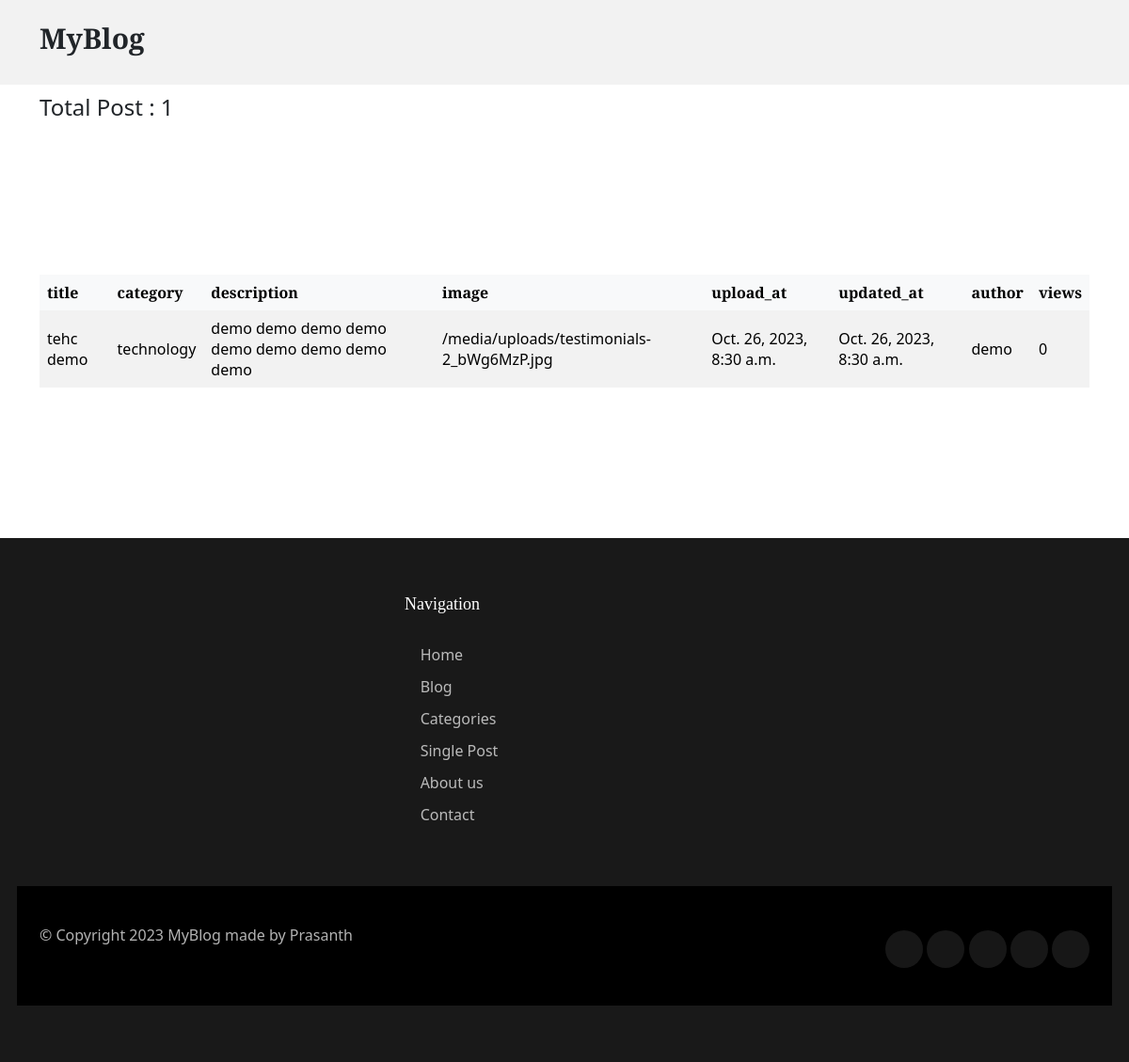
The page /account/post-details/2 on the database its author committed.
### myblogapp/models.py (models this page shows, shortened)
class BlogUploader(models.Model):
    title = models.CharField(max_length=400)
    category = models.ForeignKey(BlogCategory, on_delete=models.CASCADE)
    slug = models.SlugField(max_length=200, default=None)
    description = RichTextUploadingField()
    image = models.ImageField(upload_to="uploads/",
                              default=None, null=True, blank=True)
    upload_at = models.DateTimeField(auto_now_add=True)
    updated_at = models.DateTimeField(auto_now=True)
    author = models.ForeignKey(CustomUser, on_delete=models.CASCADE)
    views = models.PositiveIntegerField(default=0)

class BlogCategory(models.Model):
    category = models.CharField(max_length=400)
    slug = models.SlugField(max_length=200, default="others")
    def __str__(self):
        return self.category

### authUser/models.py (models this page shows)
class CustomUser(AbstractUser):
    email = models.EmailField(unique=True, max_length=200)
    number = models.IntegerField(default=None, null=True, blank=True)
    is_admin = models.BooleanField(default=False)
    USER_CHOICES = [("Normal User", "User Mode"),
                    ("Content Creator", "Creator Mode")]
    user_choice = models.CharField(max_length=40, choices=USER_CHOICES)

### authUser/views.py (the view)
# urls.py: path("post-details/<int:pk>", views.PostDetails.as_view(), name="postdetails"),
class PostDetails(DetailView):
    template_name = "html/userauth/post-details.html"
    model = BlogUploader
    context_object_name = "posts"
    def get_context_data(self, **kwargs):
        context = super().get_context_data(**kwargs)
        getId = self.kwargs.get("pk")
        customUser = get_object_or_404(CustomUser, id=getId)
        postdetails = BlogUploader.objects.filter(author=customUser)
        context["postDetails"] = postdetails
        return context

### templates/html/userauth/post-details.html (shortened to what this page needs)
{% extends 'html/base.html' %} {% block content %}
<div class="container mt-5">
  <div class="row mt-5">
    <div class="col-lg-6 mt-5">
      <p class="fs-4">Total Post : {{postDetails | length}}</p>
    </div>
  </div>
</div>
<div class="container my-5">
  <div class="row g-2 my-5">
    <div class="my-5">
      <div class="table-responsive my-5">
        <table
          class="table table-striped table-hover table-borderless align-middle">
          <thead class="table-light">
            <tr>
              <th>title</th>
              <th>category</th>
              <th>description</th>
              <th>image</th>
              <th>upload_at</th>
              <th>updated_at</th>
              <th>author</th>
              <th>views</th>
            </tr>
          </thead>
          <tbody class="table-group-divider">
            {% for post in postDetails %}
            <tr class="">
              <td>{{ post.title }}</td>
              <td>{{ post.category }}</td>
              <td>{{ post.description | truncatewords:10 }}</td>
              <td>{{ post.image.url }}</td>
              <td>{{ post.upload_at }}</td>
              <td>{{ post.updated_at }}</td>
              <td>{{ post.author }}</td>
              <td>{{ post.views }}</td>
            </tr>
            {% endfor %}
          </tbody>
        </table>
      </div>
    </div>
  </div>
</div>
{% endblock %}

### static/assets/css/variables.css (style rules this page uses)
:root { --font-default: 'EB Garamond', system-ui, -apple-system, "Segoe UI", Roboto, "Helvetica Neue", Arial, "Noto Sans", "Liberation Sans", sans-serif, "Apple Color Emoji", "Segoe UI Emoji", "Segoe UI Symbol", "Noto Color Emoji"; --font-primary: 'EB Garamond', serif; --font-secondary: 'Inter', sans-serif; --color-default: #212529; --color-default-rgb: 33, 37, 41; --color-links: #212529; --color-links-hover: #15171a; --color-primary: #212529; --color-primary-light: #26282c; --color-primary-dark: #0b0c0e; --color-primary-rgb: 33, 37, 41; --color-primary-light-rgb: 38, 40, 44; --color-primary-dark-rgb: 11, 12, 14; --color-secondary: #596d80; --color-secondary-light: #8498aa; --color-secondary-dark: #404f5c; --color-secondary-rgb: 89, 109, 128; --color-secondary-light-rgb: 132, 152, 170; --color-secondary-dark-rgb: 64, 79, 92; --color-blue: #0d6efd; --color-blue-rgb: 13, 110, 253; --color-indigo: #6610f2; --color-indigo-rgb: 102, 16, 242; --color-purple: #6f42c1; --color-purple-rgb: 111, 66, 193; --color-pink: #f3268c; --color-pink-rgb: 243, 38, 140; --color-red: #df1529; --color-red-rgb: 223, 21, 4; --color-orange: #fd7e14; --color-orange-rgb: 253, 126, 20; --color-yellow: #ffc107; --color-yellow-rgb: 255, 193, 7; --color-green: #059652; --color-green-rgb: 5, 150, 82; --color-teal: #20c997; --color-teal-rgb: 32, 201, 151; --color-cyan: #0dcaf0; --color-cyan-rgb: 13, 202, 240; --color-white: #ffffff; --color-white-rgb: 255, 255, 255; --color-gray: #6c757d; --color-gray-rgb: 108, 117, 125; --color-black: #000000; --color-black-rgb: 0, 0, 0; }
:root { --bs-blue: var(--color-blue); --bs-indigo: var(--color-indigo); --bs-purple: var(--color-purple); --bs-pink: var(--color-pink); --bs-red: var(--color-red); --bs-orange: var(--color-orange); --bs-yellow: var(--color-yellow); --bs-green: var(--color-green); --bs-teal: var(--color-teal); --bs-cyan: var(--color-cyan); --bs-white: var(--color-white); --bs-gray: var(--color-gray); --bs-gray-dark: #343a40; --bs-gray-100: #f8f9fa; --bs-gray-200: #e9ecef; --bs-gray-300: #dee2e6; --bs-gray-400: #ced4da; --bs-gray-500: #adb5bd; --bs-gray-600: #6c757d; --bs-gray-700: #495057; --bs-gray-800: #343a40; --bs-gray-900: #212529; --bs-primary: var(--color-blue); --bs-secondary: var(--color-blue); --bs-success: #198754; --bs-info: #0dcaf0; --bs-warning: #ffc107; --bs-danger: #dc3545; --bs-light: #f8f9fa; --bs-dark: #212529; --bs-primary-rgb: var(--color-primary-rgb); --bs-secondary-rgb: var(--color-secondary-rgb); --bs-success-rgb: 25, 135, 84; --bs-info-rgb: 13, 202, 240; --bs-warning-rgb: 255, 193, 7; --bs-danger-rgb: 220, 53, 69; --bs-light-rgb: 248, 249, 250; --bs-dark-rgb: 33, 37, 41; --bs-white-rgb: var(--color-white-rgb); --bs-black-rgb: var(--color-black-rgb); --bs-body-color-rgb: var(--color-default-rgb); --bs-body-bg-rgb: 255, 255, 255; --bs-font-sans-serif: var(--font-default); --bs-font-monospace: SFMono-Regular, Menlo, Monaco, Consolas, "Liberation Mono", "Courier New", monospace; --bs-gradient: linear-gradient(180deg, rgba(255, 255, 255, 0.15), rgba(255, 255, 255, 0)); --bs-body-font-family: var(--font-default); --bs-body-font-size: 1rem; --bs-body-font-weight: 400; --bs-body-line-height: 1.5; --bs-body-color: var(--color-default); --bs-body-bg: #fff; }

### static/assets/css/main.css (style rules this page uses)
:root { scroll-behavior: smooth; }
body { color: rgba(var(--color-primary-rgb), 1); }

### rows shown on the page
BlogUploader: title "tehc demo", category "technology", description "demo demo demo demo demo demo demo demo demo", image "/media/uploads/testimonials-2_bWg6MzP.jpg", upload_at "Oct. 26, 2023, 8:30 a.m.", updated_at "Oct. 26, 2023, 8:30 a.m.", author "demo", views "0"

### other values the page prints
{{ postDetails | length }} "1"
